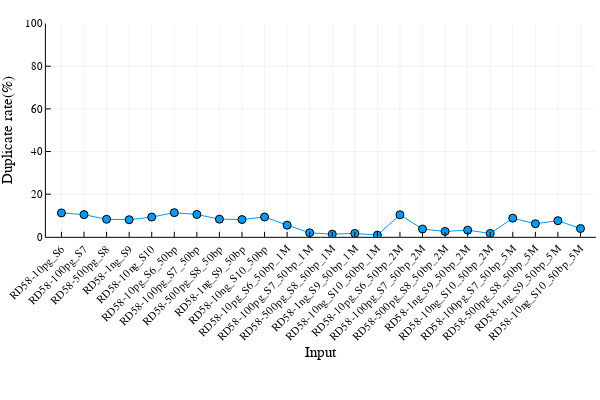

Notebook source saved alongside this figure:
### Code cell
# duplicate_rate
newColumn = parse.(Float64, replace.(rd58_df[!, "duplicate_rate"], r"%" => ""))
plot(rd58_df[!, "sample"], 
    newColumn, 
    marker = :circle,
    xlabel = "Input", 
    ylabel = "Duplicate rate(%)",
    ylim = (0, 100),
    label = false, 
    xrotation = 45, 
    xticks = :all)

### Figure 1 — Plotly figure (JSON) as saved in the notebook; plotly's stock layout.template omitted (floating-point values rounded to 4 significant figures)
{"data": [{"colorbar": {"title": ""}, "legendgroup": "", "line": {"color": "rgba(0, 154, 250, 1.000)", "dash": "solid", "shape": "linear", "width": 1}, "marker": {"color": "rgba(0, 154, 250, 1.000)", "line": {"color": "rgba(0, 0, 0, 1.000)", "width": 1}, "size": 8, "symbol": "circle"}, "mode": "lines+markers", "name": "", "showlegend": false, "type": "scatter", "x": [0.5, 1.5, 2.5, 3.5, 4.5, 5.5, 6.5, 7.5, 8.5, 9.5, 10.5, 11.5, 12.5, 13.5, 14.5, 15.5, 16.5, 17.5, 18.5, 19.5, 20.5, 21.5, 22.5, 23.5], "xaxis": "x", "y": [11.21, 10.42, 8.23, 8.04, 9.26, 11.34, 10.5, 8.29, 8.1, 9.31, 5.48, 1.88, 1.26, 1.6, 0.8, 10.34, 3.67, 2.54, 3.13, 1.6, 8.76, 6.15, 7.57, 3.9], "yaxis": "y", "zmax": null, "zmin": null}], "layout": {"annotations": [], "height": 400, "legend": {"bgcolor": "rgba(255, 255, 255, 1.000)", "bordercolor": "rgba(0, 0, 0, 1.000)", "borderwidth": 1, "font": {"color": "rgba(0, 0, 0, 1.000)", "family": "sans-serif", "size": 11}, "title": {"font": {"color": "rgba(0, 0, 0, 1.000)", "family": "sans-serif", "size": 15}, "text": ""}, "tracegroupgap": 0, "traceorder": "normal", "x": 1, "xanchor": "auto", "y": 1, "yanchor": "auto"}, "margin": {"b": 20, "l": 0, "r": 0, "t": 20}, "paper_bgcolor": "rgba(255, 255, 255, 1.000)", "plot_bgcolor": "rgba(255, 255, 255, 1.000)", "showlegend": true, "width": 600, "xaxis": {"anchor": "y", "domain": [0.07647, 0.9934], "gridcolor": "rgba(0, 0, 0, 0.100)", "gridwidth": 0.5, "linecolor": "rgba(0, 0, 0, 1.000)", "mirror": false, "range": [-0.19, 24.19], "showgrid": true, "showline": true, "showticklabels": true, "tickangle": -45, "tickcolor": "rgb(0, 0, 0)", "tickfont": {"color": "rgba(0, 0, 0, 1.000)", "family": "sans-serif", "size": 11}, "tickmode": "array", "ticks": "inside", "ticktext": ["RD58-10pg_S6", "RD58-100pg_S7", "RD58-500pg_S8", "RD58-1ng_S9", "RD58-10ng_S10", "RD58-10pg_S6_50bp", "RD58-100pg_S7_50bp", "RD58-500pg_S8_50bp", "RD58-1ng_S9_50bp", "RD58-10ng_S10_50bp", "RD58-10pg_S6_50bp_1M", "RD58-100pg_S7_50bp_1M", "RD58-500pg_S8_50bp_1M", "RD58-1ng_S9_50bp_1M", "RD58-10ng_S10_50bp_1M", "RD58-10pg_S6_50bp_2M", "RD58-100pg_S7_50bp_2M", "RD58-500pg_S8_50bp_2M", "RD58-1ng_S9_50bp_2M", "RD58-10ng_S10_50bp_2M", "RD58-100pg_S7_50bp_5M", "RD58-500pg_S8_50bp_5M", "RD58-1ng_S9_50bp_5M", "RD58-10ng_S10_50bp_5M"], "tickvals": [0.5, 1.5, 2.5, 3.5, 4.5, 5.5, 6.5, 7.5, 8.5, 9.5, 10.5, 11.5, 12.5, 13.5, 14.5, 15.5, 16.5, 17.5, 18.5, 19.5, 20.5, 21.5, 22.5, 23.5], "title": "Input", "titlefont": {"color": "rgba(0, 0, 0, 1.000)", "family": "sans-serif", "size": 15}, "type": "-", "visible": true, "zeroline": false, "zerolinecolor": "rgba(0, 0, 0, 1.000)"}, "yaxis": {"anchor": "x", "domain": [0.3977, 0.9902], "gridcolor": "rgba(0, 0, 0, 0.100)", "gridwidth": 0.5, "linecolor": "rgba(0, 0, 0, 1.000)", "mirror": false, "range": [0, 100], "showgrid": true, "showline": true, "showticklabels": true, "tickangle": 0, "tickcolor": "rgb(0, 0, 0)", "tickfont": {"color": "rgba(0, 0, 0, 1.000)", "family": "sans-serif", "size": 11}, "tickmode": "array", "ticks": "inside", "ticktext": ["0", "20", "40", "60", "80", "100"], "tickvals": [0, 20, 40, 60, 80, 100], "title": "Duplicate rate(%)", "titlefont": {"color": "rgba(0, 0, 0, 1.000)", "family": "sans-serif", "size": 15}, "type": "-", "visible": true, "zeroline": false, "zerolinecolor": "rgba(0, 0, 0, 1.000)"}}}
